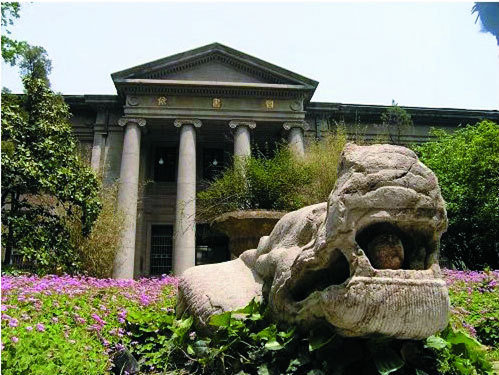
#> input picture digitalImageProcess/picProcess/test/seu.jpg, 499 x 375 px
$ python balancetest.py   (older library calls are emulated)
#> lines starting #> are read from the running program, lines starting #| are printed output that depends on the picture
#encoding: utf-8
from PIL import Image
from pylab import *

im = array(Image.open('seu.jpg').convert('L'))
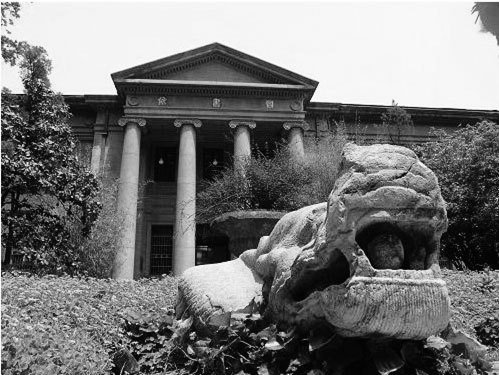
#> im: shape (375, 499); min 0, max 255, mean 118.7
gray()

"""对一幅灰度图进行直方图均衡化"""
# 计算图像的直方图
imhist, bins = histogram(im.flatten(), 256, normed=True)
#> imhist = 256 values, max 0.0491 at index 247, min 0.000504 at index 0, mean 0.00392; bins = 257 values from 0 to 255
cdf = imhist.cumsum() # 累积分布函数
#> cdf = 256 values from 0.000504 to 1
cdf = 255 * cdf / cdf[-1] # 归一化
#> cdf = 256 values from 0.128 to 255
# 使用累积分布函数的线性插值，计算新的像素值
im2 = interp(im.flatten(), bins[:-1], cdf)
im = im2.reshape(im.shape)
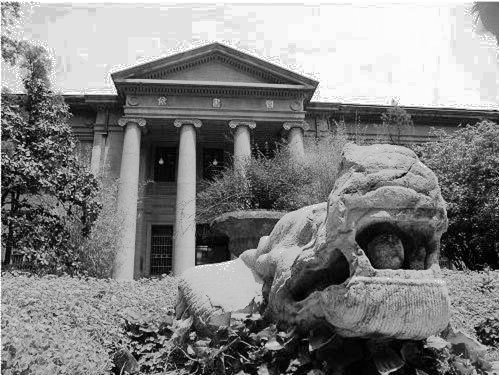
#> im: shape (375, 499) float64; min 0.128, max 255, mean 130.4
imshow(im)

show()
